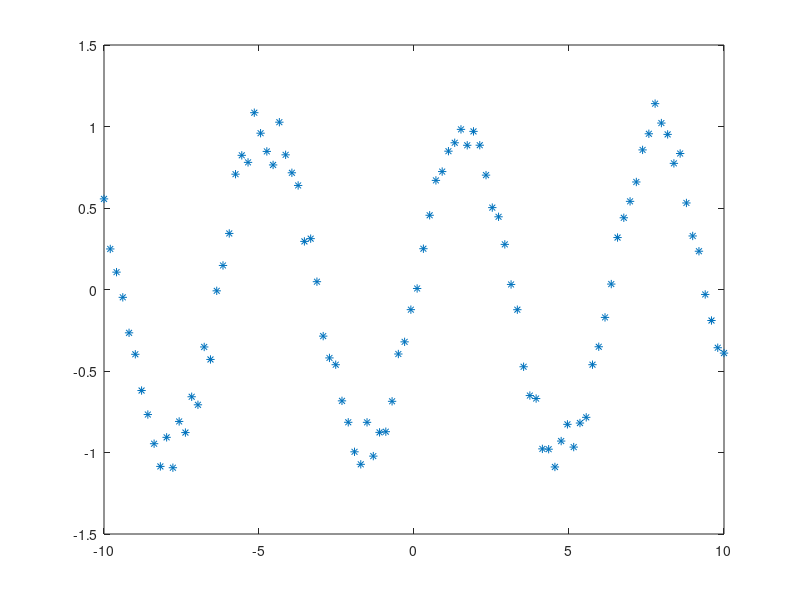

This figure's MATLAB source: (Note: this script raises an error after producing the figure.)
x = linspace(-10,10,100);
y = sin(x)+0.1*randn(1,100);

samples = [x;y];
plot(x, y,'*');
hold on
test = [(max(x)-min(x))*(rand(1,1000)-0.5+(max(x)+min(x))/2);(max(y)-min(y))*(rand(1,1000)-0.5+(max(y)+min(y))/2)];
sigma = 1;
for i =1:500
    c1 = C(samples, sigma, test(:,i));
    c2 = C(samples, sigma, c1);
    c3 = C(samples, sigma, c2);
    c4 = C(samples, sigma, c3);
    plot([c3(1),c4(1)],[c3(2),c4(2)],'-')
    hold on
end


function c = C(data, sigma, x)
    c = zeros(size(x));
    sum_r = 0;
    for i = 1:size(data,2)
        r = exp(-norm(x - data(:,i)).^2/(sigma^2));
        c = c + r*data(:,i);
        sum_r = sum_r + r;
    end
    c = c/sum_r;
end